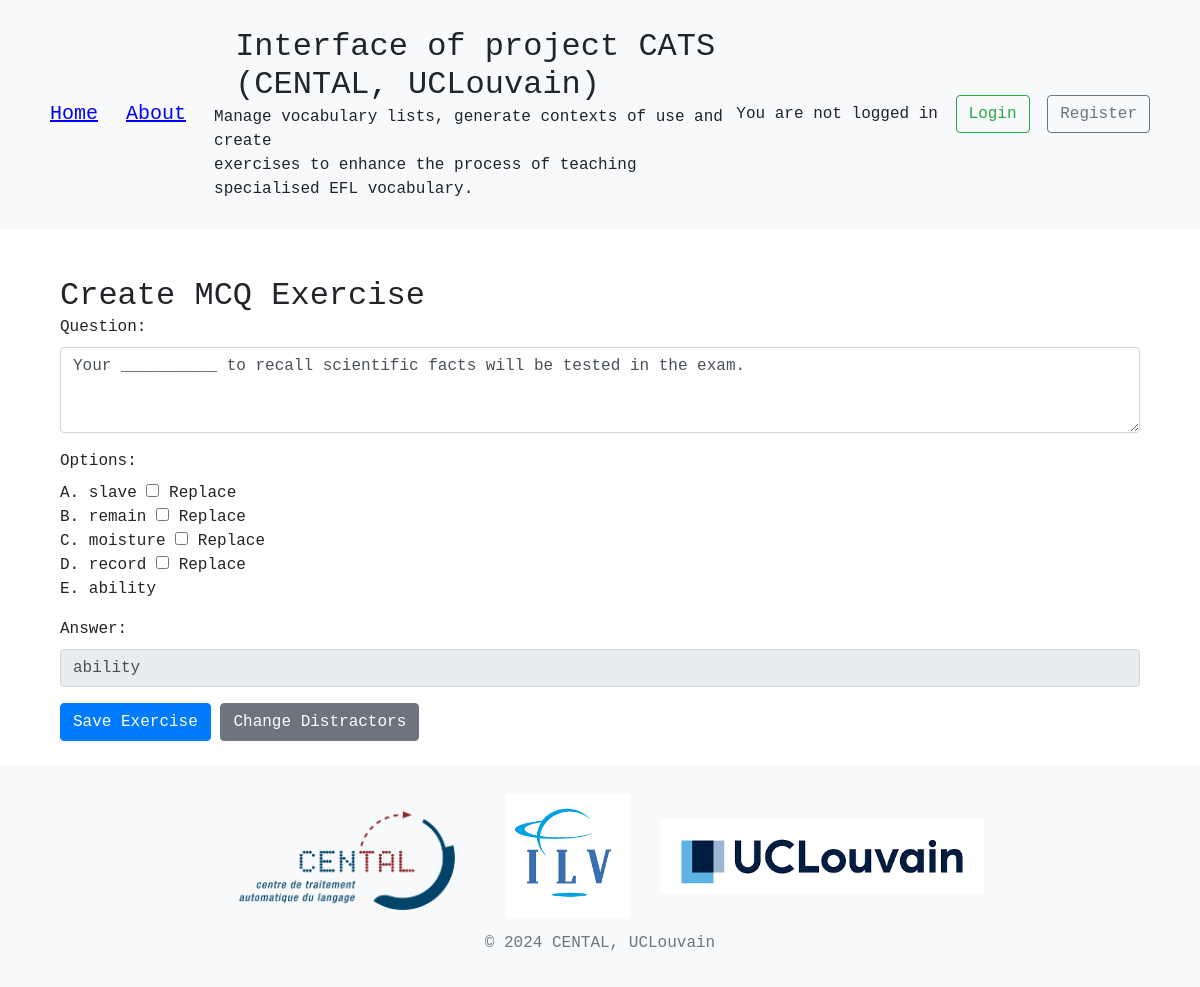
The page /create_mcq/1 on the database its author committed.
### app_upd.py (models this page shows)
class VocabularyEntry(db.Model):
    __tablename__ = 'vocabulary_entries'
    id = db.Column(db.Integer, primary_key=True)
    item = db.Column(db.String(255), nullable=False)
    pos = db.Column(db.String(50), nullable=True)
    translation = db.Column(db.String(255), nullable=True)
    lesson_title = db.Column(db.String(255), nullable=True)
    reading_or_listening = db.Column(db.String(50), nullable=True)
    course_code = db.Column(db.String(50), nullable=False)
    cefr_level = db.Column(db.String(10), nullable=False)
    domain = db.Column(db.String(255), nullable=False)
    user = db.Column(db.String(50), nullable=False)
    date_loaded = db.Column(db.DateTime, nullable=False, default=datetime.utcnow)
    number_of_contexts = db.Column(db.Integer, nullable=False, default=0)
    contexts = db.relationship('ContextEntry', backref='vocabulary_entry', lazy=True)

class ContextEntry(db.Model):
    id = db.Column(db.Integer, primary_key=True)
    item_id = db.Column(db.Integer, db.ForeignKey('vocabulary_entries.id'), nullable=False)
    context = db.Column(db.Text, nullable=False)
    target_word = db.Column(db.String(128), nullable=False)
    user = db.Column(db.String(50), nullable=False)
    date_added = db.Column(db.DateTime, nullable=False, default=datetime.utcnow)

### app_upd.py (the view, shortened to what this page needs)
@app.route('/create_mcq/<int:context_id>', methods=['GET', 'POST'])
@csrf.exempt
def create_mcq(context_id):
    context = ContextEntry.query.get_or_404(context_id)
    item = VocabularyEntry.query.get_or_404(context.item_id)
    def get_distractors(item, exclude_list, num_distractors=4):
        distractors_query = VocabularyEntry.query.filter(
            VocabularyEntry.course_code == item.course_code,
            VocabularyEntry.pos == item.pos,
            VocabularyEntry.id != item.id,
            ~VocabularyEntry.item.in_(exclude_list)
        ).all()
        distractors = [d.item for d in distractors_query]
        if len(distractors) < num_distractors:
            distractors += ['-------'] * (num_distractors - len(distractors))
        return random.sample(distractors, min(num_distractors, len(distractors)))
    def generate_mcq(context, item):
        distractors = get_distractors(item, [])
        all_options = [item.item] + distractors
        random.shuffle(all_options)
        question = context.context.replace(context.target_word, '__________')
        return question, all_options
    question, options = generate_mcq(context, item)
    answer = context.target_word
    return render_template('create_mcq.html', question=question, options=options, answer=answer, context_id=context_id)

### app_upd.py (called while the page is built)
@app.template_filter('plus_64')
def plus_64(value):
    return chr(value + 64)

### templates/create_mcq.html (shortened to what this page needs)
{% extends "base.html" %}
{% block content %}
<div class="container mt-5">
    <h2 class="page-title">Create MCQ Exercise</h2>
    <form method="post" id="mcq-form">
        <div class="form-group">
            <label for="question">Question:</label>
            <textarea id="question" name="question" class="form-control" rows="3">{{ question }}</textarea>
        </div>
        <div class="form-group">
            <label for="options">Options:</label>
            <ul class="list-unstyled">
                {% for option in options %}
                <li>
                    {{ loop.index | plus_64 }}. {{ option }}
                    {% if option != answer %}
                    <input type="checkbox" name="distractors" value="{{ option }}"> Replace
                    {% endif %}
                </li>
                {% endfor %}
            </ul>
        </div>
        <div class="form-group">
            <label for="answer">Answer:</label>
            <input type="text" id="answer" name="answer" class="form-control" value="{{ answer }}" readonly>
        </div>
        <button type="submit" class="btn btn-primary">Save Exercise</button>
        <button type="button" class="btn btn-secondary" onclick="changeDistractors()">Change Distractors</button>
    </form>
</div>
{% endblock %}

### templates/base.html (style rules this page uses)
body, h1, h2, h3, h4, h5, h6, p, label, input, select, button { font-family: 'Courier New', Courier, monospace; }
.page-title { font-size: 2rem; font-family: 'Courier New', Courier, monospace; text-align: left; margin: 0; padding: 0; }
html, body { height: 100%; }
.d-flex { display: flex; }
.flex-column { flex-direction: column; }

### rows shown on the page
VocabularyEntry: item "slave"
VocabularyEntry: item "remain"
VocabularyEntry: item "moisture"
VocabularyEntry: item "record"
VocabularyEntry: item "ability"
ContextEntry: answer "ability"
